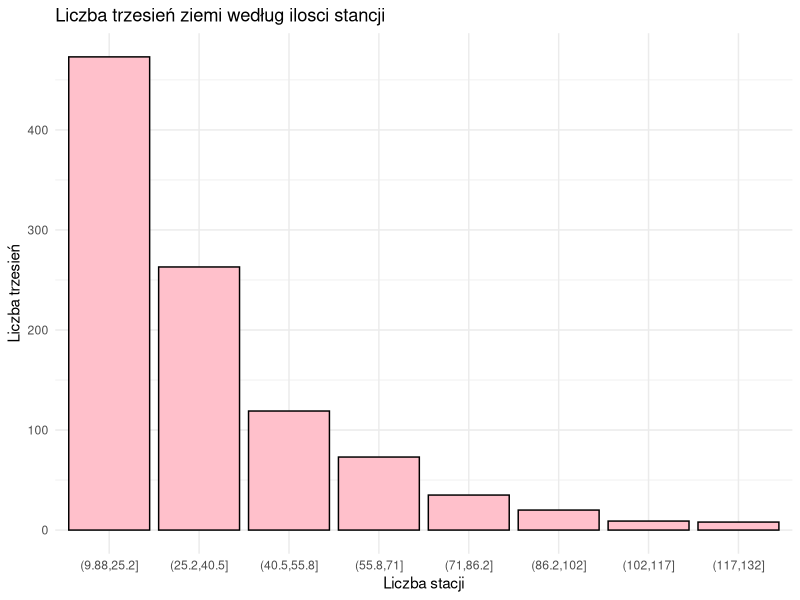
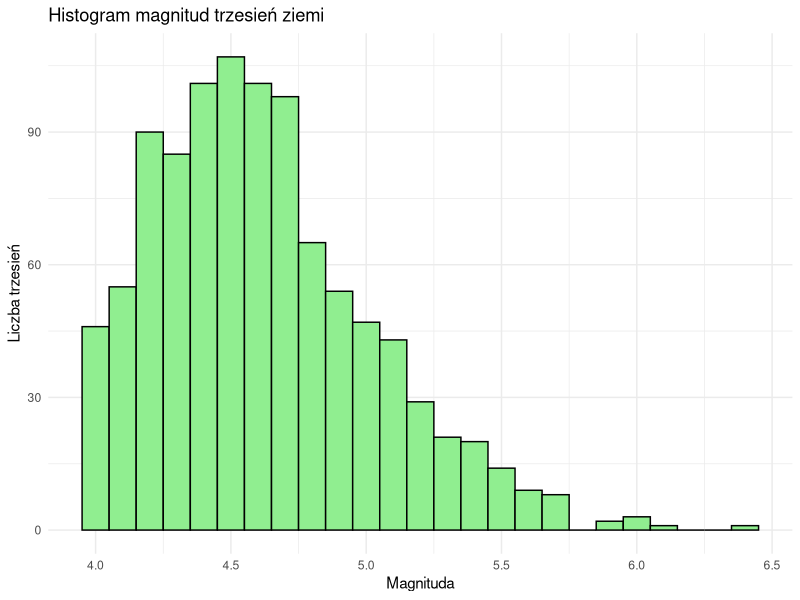
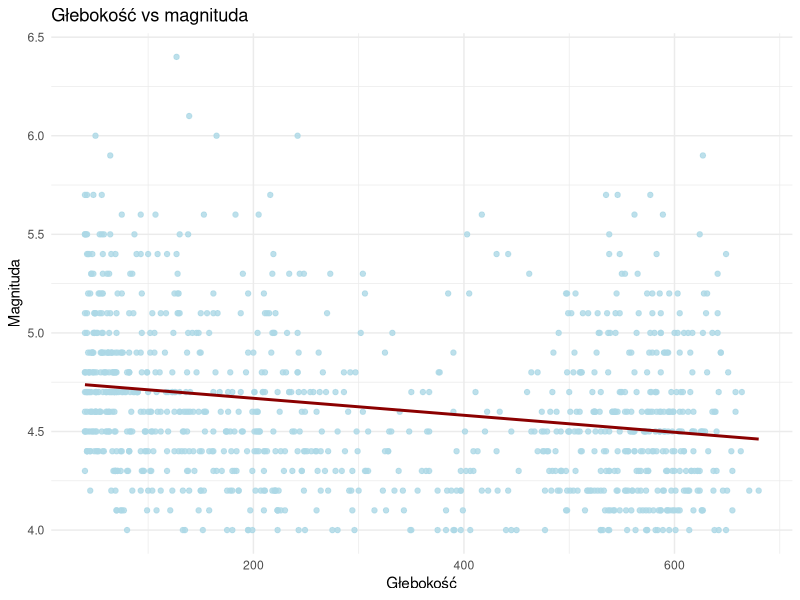

These figures' R source, in order:
## ---- chunk 1
library(ggplot2)
library(dplyr)

data("quakes")
## ---- chunk 2
nowe <- quakes %>%
  mutate(
    intensywnosc = mag * stations / 100
  ) %>%
  filter(intensywnosc > 4.5) %>%
  group_by(intensywnosc) %>%
  summarise(
    srednia_magnituda = mean(mag),
    srednia_glebokosc = mean(depth),
    max_magnituda = max(mag),
    max_glebokosc = max(depth),
    min_magnituda = min(mag),
    min_glebokosc = min(depth)
  ) %>% 
  head(20)

print(nowe)
## ---- chunk 3
ggplot(quakes, aes(x = cut(stations, breaks = 8))) +
  geom_bar(fill = "pink", color = "black") +
  labs(title = "Liczba trzesień ziemi według ilosci stancji",
       x = "Liczba stacji",
       y = "Liczba trzesień") +
  theme_minimal()
## ---- chunk 4
ggplot(quakes, aes(x = mag)) +
  geom_histogram(binwidth = 0.1, fill = "lightgreen", color = "black") +
  labs(title = "Histogram magnitud trzesień ziemi",
       x = "Magnituda",
       y = "Liczba trzesień") +
  theme_minimal()
## ---- chunk 5
ggplot(quakes, aes(x = depth, y = mag)) +
  geom_point(alpha = 0.8, color = "lightblue") +
  geom_smooth(method = "lm", se = FALSE, color = "darkred") +
  labs(title = "Głebokość vs magnituda",
       x = "Głebokość",
       y = "Magnituda") +
  theme_minimal()
